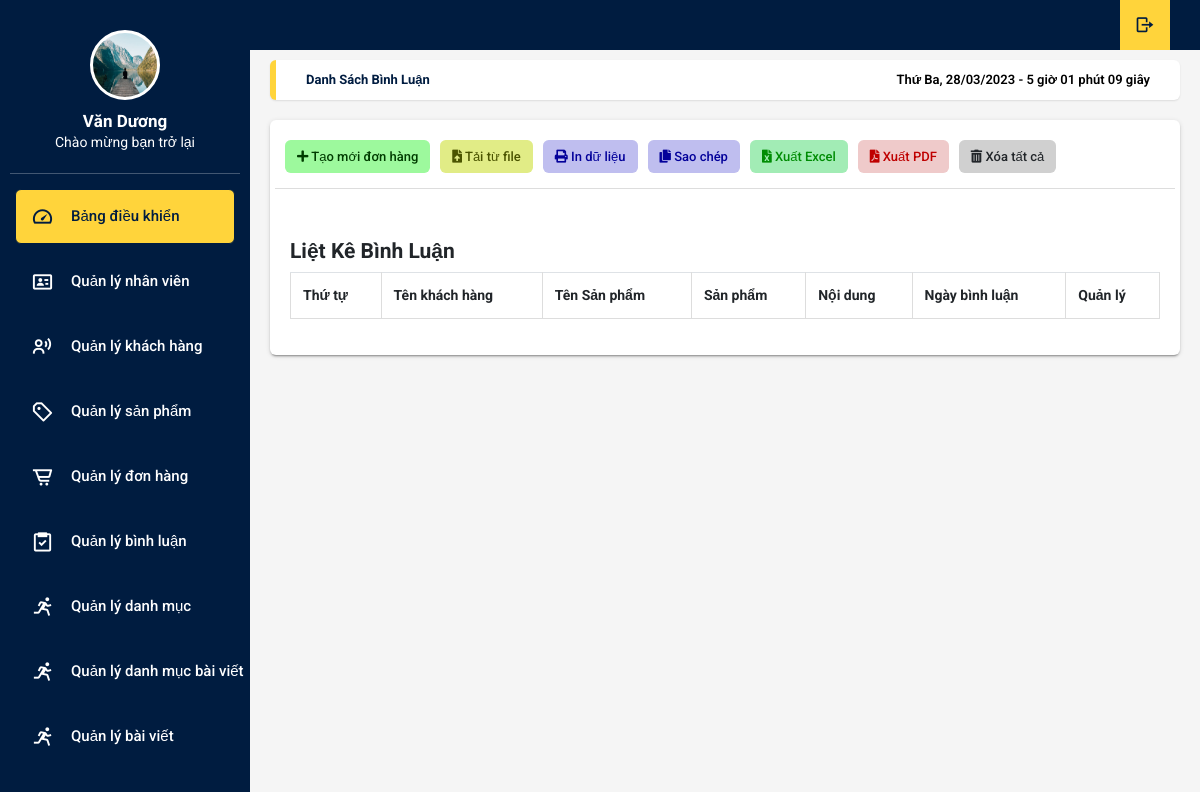
/admin/xulybinhluan.php (signed in), run on an earlier commit of the app's database.
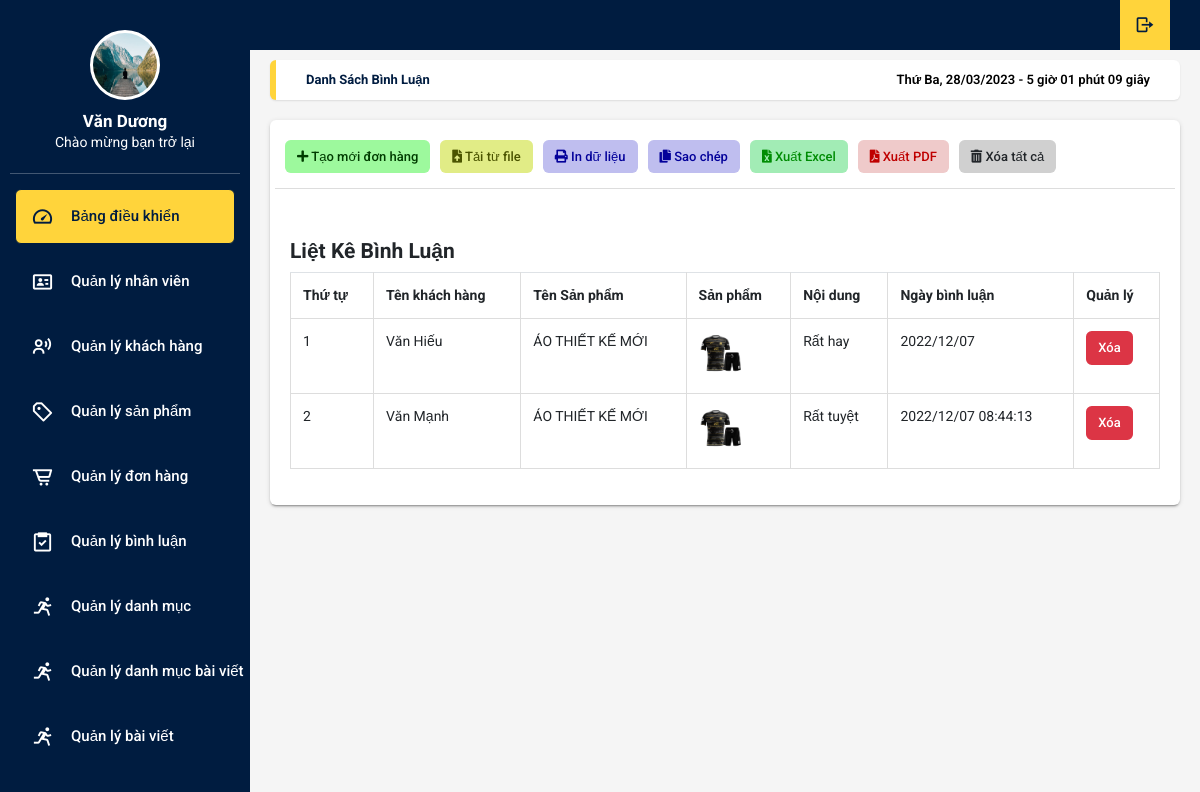
And on a later commit of the database.
### tables this page shows
CREATE TABLE `tbl_comment` (
  `comment_id` int(11) NOT NULL,
  `ten` varchar(255) NOT NULL,
  `content` varchar(255) NOT NULL,
  `sanpham_id` int(11) NOT NULL,
  `date_add` varchar(255) NOT NULL
);

CREATE TABLE `tbl_sanpham` (
  `sanpham_id` int(11) NOT NULL,
  `category_id` int(11) NOT NULL,
  `sanpham_name` varchar(255) NOT NULL,
  `sanpham_size` varchar(255) NOT NULL,
  `sanpham_color` varchar(255) NOT NULL,
  `sanpham_chitiet` text NOT NULL,
  `sanpham_mota` text NOT NULL,
  `sanpham_gia` varchar(100) NOT NULL,
  `sanpham_giakhuyenmai` varchar(100) NOT NULL,
  `sanpham_gift` varchar(255) NOT NULL,
  `sanpham_active` int(11) NOT NULL,
  `sanpham_hot` int(11) NOT NULL,
  `sanpham_soluong` int(11) NOT NULL,
  `sanpham_image` varchar(50) NOT NULL
);

### admin/xulybinhluan.php (the view, shortened to what this page needs)
<!DOCTYPE html>
<html lang="en">
<head>
  <link rel="stylesheet" type="text/css" href="../css/main.css">
  <link rel="stylesheet" href="https://cdn.jsdelivr.net/npm/boxicons@latest/css/boxicons.min.css">
  <link rel="stylesheet" href="https://unpkg.com/boxicons@latest/css/boxicons.min.css">
  <link rel="stylesheet" type="text/css"
    href="https://maxcdn.bootstrapcdn.com/font-awesome/4.7.0/css/font-awesome.min.css">
  <link rel="stylesheet" href="https://use.fontawesome.com/releases/v5.8.2/css/all.css">
  <link rel="stylesheet" href="https://cdnjs.cloudflare.com/ajax/libs/jquery-confirm/3.3.2/jquery-confirm.min.css">
</head>
<body onload="time()">
<?php include('../db/connect.php');
?>
<body onload="time()" class="app sidebar-mini rtl">
  <header class="app-header">
    <ul class="app-nav">
      <li><a class="app-nav__item" href="index.php"><i class='bx bx-log-out bx-rotate-180'></i> </a>
      </li>
    </ul>
  </header>
  <aside class="app-sidebar">
    <div class="app-sidebar__user"><img class="app-sidebar__user-avatar" src="../images/anh3.jpg" width="50px"
        height= "70" alt="User Image">
      <div>
        <p class="app-sidebar__user-name"><b>Văn Dương</b></p>
        <p class="app-sidebar__user-designation">Chào mừng bạn trở lại</p>
      </div>
    </div>
    <hr>
    <ul class="app-menu">
      <li><a class="app-menu__item haha" href="xulybieudo.php"><i class='app-menu__icon bx bx-tachometer'></i><span
            class="app-menu__label">Bảng điều khiển</span></a></li>
      <li><a class="app-menu__item " href="xulynhanvien.php"><i class='app-menu__icon bx bx-id-card'></i> <span
            class="app-menu__label">Quản lý nhân viên</span></a></li>
      <li><a class="app-menu__item" href="xulykhachhang.php"><i class='app-menu__icon bx bx-user-voice'></i><span
            class="app-menu__label">Quản lý khách hàng</span></a></li>
      <li><a class="app-menu__item" href="xulysanpham.php"><i class='app-menu__icon bx bx-purchase-tag-alt'></i><span
            class="app-menu__label">Quản lý sản phẩm</span></a></li>
      <li><a class="app-menu__item" href="xulydonhang.php"><i class='app-menu__icon bx bx-cart-alt'></i><span
            class="app-menu__label">Quản lý đơn hàng</span></a></li>
      <li><a class="app-menu__item" href="xulybinhluan.php"><i class='app-menu__icon bx bx-task'></i><span
            class="app-menu__label">Quản lý bình luận</span></a></li>
      <li><a class="app-menu__item" href="xulydanhmuc.php"><i class='app-menu__icon bx bx-run'></i><span
            class="app-menu__label">Quản lý danh mục
          </span></a></li>
      <li><a class="app-menu__item" href="xulydanhmucbaiviet.php"><i class='app-menu__icon bx bx-run'></i><span
            class="app-menu__label">Quản lý danh mục bài viết
          </span></a></li>
      <li><a class="app-menu__item" href="xulybaiviet.php"><i class='app-menu__icon bx bx-run'></i><span
            class="app-menu__label">Quản lý bài viết
          </span></a></li>
    </ul>
  </aside>
  <main class="app-content">
      <div class="app-title">
        <ul class="app-breadcrumb breadcrumb side">
          <li class="breadcrumb-item active"><a href="#"><b>Danh sách bình luận</b></a></li>
        </ul>
        <div id="clock"></div>
      </div>
      <div class="row">
        <div class="col-md-12">
          <div class="tile">
            <div class="tile-body">
              <div class="row element-button">
                <div class="col-sm-2">
                  <a class="btn btn-add btn-sm" href="form-add-don-hang.html" title="Thêm"><i class="fas fa-plus"></i>
                    Tạo mới đơn hàng</a>
                </div>
                <div class="col-sm-2">
                  <a class="btn btn-delete btn-sm nhap-tu-file" type="button" title="Nhập" onclick="myFunction(this)"><i
                      class="fas fa-file-upload"></i> Tải từ file</a>
                </div>
                <div class="col-sm-2">
                  <a class="btn btn-delete btn-sm print-file" type="button" title="In" onclick="myApp.printTable()"><i
                      class="fas fa-print"></i> In dữ liệu</a>
                </div>
                <div class="col-sm-2">
                  <a class="btn btn-delete btn-sm print-file js-textareacopybtn" type="button" title="Sao chép"><i
                      class="fas fa-copy"></i> Sao chép</a>
                </div>
                <div class="col-sm-2">
                  <a class="btn btn-excel btn-sm" href="" title="In"><i class="fas fa-file-excel"></i> Xuất Excel</a>
                </div>
                <div class="col-sm-2">
                  <a class="btn btn-delete btn-sm pdf-file" type="button" title="In" onclick="myFunction(this)"><i
                      class="fas fa-file-pdf"></i> Xuất PDF</a>
                </div>
                <div class="col-sm-2">
                  <a class="btn btn-delete btn-sm" type="button" title="Xóa" onclick="myFunction(this)"><i
                      class="fas fa-trash-alt"></i> Xóa tất cả </a>
                </div>
              </div>
              <h4 style="margin-top: 50px">Liệt Kê Bình Luận</h4>
			    <?php
				    $sql_binhluan = mysqli_query($con,"SELECT * FROM tbl_comment,tbl_sanpham WHERE tbl_sanpham.sanpham_id=tbl_comment.sanpham_id ORDER BY tbl_comment.comment_id DESC");
			    ?>
				<table class="table table-hover" border="0.5">
					<tr>
						<th>Thứ tự</th>
						<th>Tên khách hàng</th>
						<th>Tên Sản phẩm</th>
						<th>Sản phẩm</th>
						<th>Nội dung</th>
						<th>Ngày bình luận</th>
						<th>Quản lý</th>
					</tr>
					<?php
					$i = 0;
					while($row_binhluan = mysqli_fetch_array($sql_binhluan)){
						$i++;
					?>
					<tr>
						<td><?php echo $i ?></td>
						<td><?php echo $row_binhluan['ten'] ?></td>
						<td><?php echo $row_binhluan['sanpham_name'] ?></td>
						<td><img src="../images/<?php echo $row_binhluan['sanpham_image'] ?>" height="50" width="50"></td>
						<td><?php echo $row_binhluan['content'] ?></td>
						<td><?php echo $row_binhluan['date_add'] ?></td>
						<td>
							<a href="?xoa=<?php echo $row_binhluan['comment_id'] ?>" class="btn btn-danger btn-sm">Xóa</a>
                        </td>
					</tr>
				<?php } ?>
				</table>
            </div>
          </div>
        </div>
      </div>
    </main>
</body>
</html>

What changed in the data, as far as the page shows it:
added tbl_comment: ten "Văn Hiếu", sanpham.sanpham_name "ÁO THIẾT KẾ MỚI", sanpham.sanpham_image (picture), content "Rất hay", date_add "2022/12/07"
added tbl_comment: ten "Văn Mạnh", sanpham.sanpham_name "ÁO THIẾT KẾ MỚI", sanpham.sanpham_image (picture), content "Rất tuyệt", date_add "2022/12/07 08:44:13"
